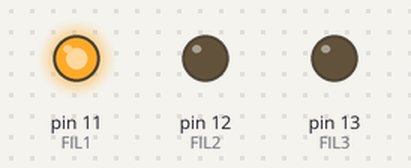
Bench run of a sketch on a simulated Arduino Uno, built with avr-gcc and run on an emulated ATmega328P. Parts: output pins drawn as LEDs (lit = HIGH). Pins used as bus, display or sensor lines are not drawn.

Above: at 0.2 s.
At 13.8 s:
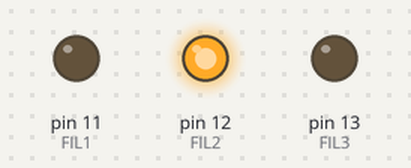
At 21.0 s:
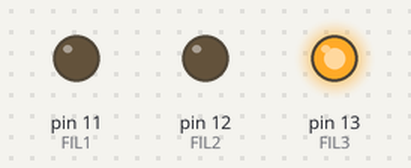
At 27.8 s:
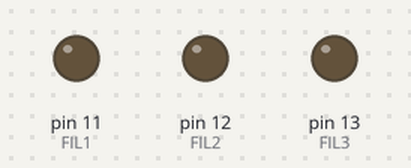
Timing chart, 0 to 28.1 s (numbered marks = the images above):
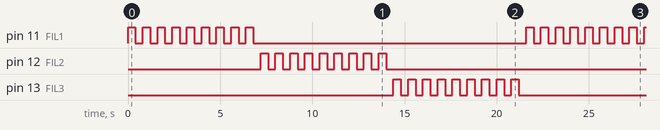

The sketch:

Cub_leds_3X3X3_1.ino
```cpp
/**********************************************************************************
**                                                                               **
**                      Entrades i sortides digitals                             **
**                          Nom del programa                                     **
**  NOM : Jordi Pujlreu Sala                                   DATA: 17/04/17    **
**********************************************************************************/

//******************************* INCLUDES ****************************************
int COL1 = 10;
int COL2 = 9;
int COL3 = 8;
int COL4 = 7;
int COL5 = 6;
int COL6 = 5;
int COL7 = 4;
int COL8 = 3;
int COL9 = 2;
int FIL1 = 11;
int FIL2 = 12;
int FIL3 = 13;
int A = 400;
//******************************* VARIABLES ***************************************

//******************************** SETUP ******************************************

//******************************** SETUP ******************************************
void setup()
{
  pinMode( COL1 , OUTPUT );
  pinMode( FIL1 , OUTPUT );// 1 fila 1
  pinMode( COL2 , OUTPUT );
  pinMode( FIL1 , OUTPUT );// 2 fila 1
  pinMode( COL3 , OUTPUT );
  pinMode( FIL1 , OUTPUT );// 3 fila 1
  pinMode( COL4 , OUTPUT );
  pinMode( FIL1 , OUTPUT );// 4 fila 1
  pinMode( COL5 , OUTPUT );
  pinMode( FIL1 , OUTPUT );// 5 fila 1
  pinMode( COL6 , OUTPUT );
  pinMode( FIL1 , OUTPUT );// 6 fila 1
  pinMode( COL7 , OUTPUT );
  pinMode( FIL1 , OUTPUT );// 7 fila 1
  pinMode( COL8 , OUTPUT );
  pinMode( FIL1 , OUTPUT );// 8 fila 1
  pinMode( COL9 , OUTPUT );
  pinMode( FIL1 , OUTPUT );// 9 fila 1

  pinMode( COL1 , OUTPUT );
  pinMode( FIL2 , OUTPUT );// 1 fila 2
  pinMode( COL2 , OUTPUT );
  pinMode( FIL2 , OUTPUT );// 2 fila 2
  pinMode( COL3 , OUTPUT );
  pinMode( FIL2 , OUTPUT );// 3 fila 2
  pinMode( COL4 , OUTPUT );
  pinMode( FIL2 , OUTPUT );// 4 fila 2
  pinMode( COL5 , OUTPUT );
  pinMode( FIL2 , OUTPUT );// 5 fila 2
  pinMode( COL6 , OUTPUT );
  pinMode( FIL2 , OUTPUT );// 6 fila 2
  pinMode( COL7 , OUTPUT );
  pinMode( FIL2 , OUTPUT );// 7 fila 2
  pinMode( COL8 , OUTPUT );
  pinMode( FIL2 , OUTPUT );// 8 fila 2
  pinMode( COL9 , OUTPUT );
  pinMode( FIL2 , OUTPUT );// 9 fila 2

  pinMode( COL1 , OUTPUT );
  pinMode( FIL3 , OUTPUT );// 1 fila 3
  pinMode( COL2 , OUTPUT );
  pinMode( FIL3 , OUTPUT );// 2 fila 3
  pinMode( COL3 , OUTPUT );
  pinMode( FIL3 , OUTPUT );// 3 fila 3
  pinMode( COL4 , OUTPUT );
  pinMode( FIL3 , OUTPUT );// 4 fila 3
  pinMode( COL5 , OUTPUT );
  pinMode( FIL3 , OUTPUT );// 5 fila 3
  pinMode( COL6 , OUTPUT );
  pinMode( FIL3 , OUTPUT );// 6 fila 3
  pinMode( COL7 , OUTPUT );
  pinMode( FIL3 , OUTPUT );// 7 fila 3
  pinMode( COL8 , OUTPUT );
  pinMode( FIL3 , OUTPUT );// 8 fila 3
  pinMode( COL9 , OUTPUT );
  pinMode( FIL3 , OUTPUT );// 9 fila 3
}

//********************************* LOOP ******************************************
void loop()
{
  // PRIMERA PLANTA

  // 1 fila 1
  digitalWrite (COL1, HIGH);
  digitalWrite (FIL1, HIGH);
  delay(A);
  digitalWrite (COL1, LOW);
  digitalWrite (FIL1, LOW);
  delay(A);

  // 2 fila 1
  digitalWrite (COL2, HIGH);
  digitalWrite (FIL1, HIGH);
  delay(A);
  digitalWrite (COL2, LOW);
  digitalWrite (FIL1, LOW);
  delay(A);

  // 3 fila 1
  digitalWrite (COL3, HIGH);
  digitalWrite (FIL1, HIGH);
  delay(A);
  digitalWrite (COL3, LOW);
  digitalWrite (FIL1, LOW);
  delay(A);

  // 4 fila 1
  digitalWrite (COL4, HIGH);
  digitalWrite (FIL1, HIGH);
  delay(A);
  digitalWrite (COL4, LOW);
  digitalWrite (FIL1, LOW);
  delay(A);

  // 5 fila 1
  digitalWrite (COL5, HIGH);
  digitalWrite (FIL1, HIGH);
  delay(A);
  digitalWrite (COL5, LOW);
  digitalWrite (FIL1, LOW);
  delay(A);
  // 6 fila 1
  digitalWrite (COL6, HIGH);
  digitalWrite (FIL1, HIGH);
  delay(A);
  digitalWrite (COL6, LOW);
  digitalWrite (FIL1, LOW);
  delay(A);
  // 7 fila 1
  digitalWrite (COL7, HIGH);
  digitalWrite (FIL1, HIGH);
  delay(A);
  digitalWrite (COL7, LOW);
  digitalWrite (FIL1, LOW);
  delay(A);
  // 8 fila 1
  digitalWrite (COL8, HIGH);
  digitalWrite (FIL1, HIGH);
  delay(A);
  digitalWrite (COL8, LOW);
  digitalWrite (FIL1, LOW);
  delay(A);
  // 9 fila 1
  digitalWrite (COL9, HIGH);
  digitalWrite (FIL1, HIGH);
  delay(A);
  digitalWrite (COL9, LOW);
  digitalWrite (FIL1, LOW);
  delay(A);

  // SEGONA PLANTA

  // 1 fila 2
  digitalWrite (COL1, HIGH);
  digitalWrite (FIL2, HIGH);
  delay(A);
  digitalWrite (COL1, LOW);
  digitalWrite (FIL2, LOW);
  delay(A);

  // 2 fila 2
  digitalWrite (COL2, HIGH);
  digitalWrite (FIL2, HIGH);
  delay(A);
  digitalWrite (COL2, LOW);
  digitalWrite (FIL2, LOW);
  delay(A);

  // 3 fila 2
  digitalWrite (COL3, HIGH);
  digitalWrite (FIL2, HIGH);
  delay(A);
  digitalWrite (COL3, LOW);
  digitalWrite (FIL2, LOW);
  delay(A);

  // 4 fila 2
  digitalWrite (COL4, HIGH);
  digitalWrite (FIL2, HIGH);
  delay(A);
  digitalWrite (COL4, LOW);
  digitalWrite (FIL2, LOW);
  delay(A);

  // 5 fila 2
  digitalWrite (COL5, HIGH);
  digitalWrite (FIL2, HIGH);
  delay(A);
  digitalWrite (COL5, LOW);
  digitalWrite (FIL2, LOW);
  delay(A);

  // 6 fila 2
  digitalWrite (COL6, HIGH);
  digitalWrite (FIL2, HIGH);
  delay(A);
  digitalWrite (COL6, LOW);
  digitalWrite (FIL2, LOW);
  delay(A);

  // 7 fila 2
  digitalWrite (COL7, HIGH);
  digitalWrite (FIL2, HIGH);
  delay(A);
  digitalWrite (COL7, LOW);
  digitalWrite (FIL2, LOW);
  delay(A);

  // 8 fila 2
  digitalWrite (COL8, HIGH);
  digitalWrite (FIL2, HIGH);
  delay(A);
  digitalWrite (COL8, LOW);
  digitalWrite (FIL2, LOW);
  delay(A);

  // 9 fila 2
  digitalWrite (COL9, HIGH);
  digitalWrite (FIL2, HIGH);
  delay(A);
  digitalWrite (COL9, LOW);
  digitalWrite (FIL2, LOW);
  delay(A);

  // TERCERA PLANTA

  // 1 fila 3
  digitalWrite (COL1, HIGH);
  digitalWrite (FIL3, HIGH);
  delay(A);
  digitalWrite (COL1, LOW);
  digitalWrite (FIL3, LOW);
  delay(A);

  // 2 fila 3
  digitalWrite (COL2, HIGH);
  digitalWrite (FIL3, HIGH);
  delay(A);
  digitalWrite (COL2, LOW);
  digitalWrite (FIL3, LOW);
  delay(A);

  // 3 fila 3
  digitalWrite (COL3, HIGH);
  digitalWrite (FIL3, HIGH);
  delay(A);
  digitalWrite (COL3, LOW);
  digitalWrite (FIL3, LOW);
  delay(A);

  // 4 fila 3
  digitalWrite (COL4, HIGH);
  digitalWrite (FIL3, HIGH);
  delay(A);
  digitalWrite (COL4, LOW);
  digitalWrite (FIL3, LOW);
  delay(A);

  // 5 fila 3
  digitalWrite (COL5, HIGH);
  digitalWrite (FIL3, HIGH);
  delay(A);
  digitalWrite (COL5, LOW);
  digitalWrite (FIL3, LOW);
  delay(A);

  // 6 fila 3
  digitalWrite (COL6, HIGH);
  digitalWrite (FIL3, HIGH);
  delay(A);
  digitalWrite (COL6, LOW);
  digitalWrite (FIL3, LOW);
  delay(A);

  // 7 fila 3
  digitalWrite (COL7, HIGH);
  digitalWrite (FIL3, HIGH);
  delay(A);
  digitalWrite (COL7, LOW);
  digitalWrite (FIL3, LOW);
  delay(A);

  // 8 fila 3
  digitalWrite (COL8, HIGH);
  digitalWrite (FIL3, HIGH);
  delay(A);
  digitalWrite (COL8, LOW);
  digitalWrite (FIL3, LOW);
  delay(A);

  // 9 fila 3
  digitalWrite (COL9, HIGH);
  digitalWrite (FIL3, HIGH);
  delay(A);
  digitalWrite (COL9, LOW);
  digitalWrite (FIL3, LOW);
  delay(A);

}

//******************************* FUNCIONS ****************************************
```

Measured:
- by itself, pin 11 (FIL1), pin 12 (FIL2), pin 13 (FIL3): repeats every 21.6 s: 8 × (LOW 0.40 s, HIGH 0.40 s), LOW 14.8 s, HIGH 0.40 s
- by itself, everything shown: repeats every 21.6 s, in 54 steps
